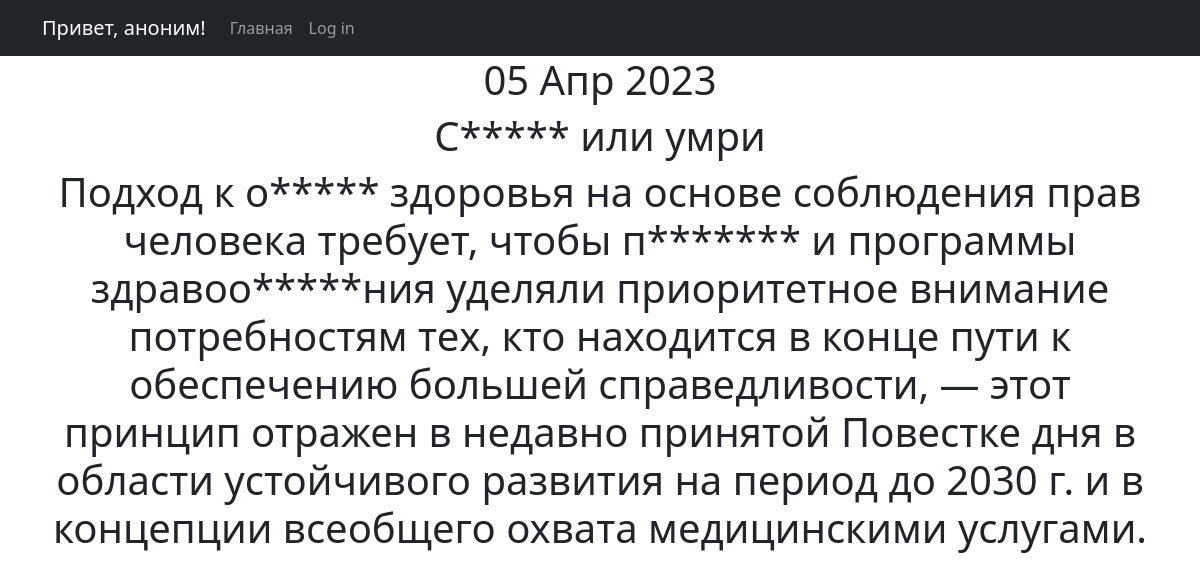
Screenshot of /news/1 with the database file from the repository.
### News_Portal/models.py (models this page shows, shortened)
class Post(models.Model):
    author = models.ForeignKey(Author, on_delete=models.CASCADE)
    type = models.CharField(max_length=2, choices=TYPES, default="news")
    creation_time = models.DateTimeField(auto_now_add=True)
    category = models.ManyToManyField(Category, through="PostCategory")
    title = models.CharField(max_length=255, default="Новость часа")
    text = models.TextField(default="а мы уже пишем")
    rating = models.FloatField(default=0.0)

### News_Portal/views.py (the view)
# urls.py: path("<int:pk>", NewsDetail.as_view(), name="news_detail"),
class NewsDetail(DetailView):
    model = Post
    template_name = "post.html"
    context_object_name = "post"

### News_Portal/templatetags/custom_filters.py (called while the page is built)
@register.filter()
def censor(text):
    if not isinstance(text, str):
        raise ValueError("мы только тексты цензурируем в нашей редакции")
    for bad_word in BANNED_WORDS:
        if bad_word in text:
            censored = bad_word[0] + ("*" * (len(bad_word) - 1))
            text = text.replace(bad_word, censored)
        if bad_word.capitalize() in text:
            censored = bad_word[0].capitalize() + ("*" * (len(bad_word) - 1))
            text = text.replace(bad_word, censored)
    return text

### News_Portal/templates/post.html (shortened to what this page needs)
{% extends 'flatpages/default.html' %}
{% load custom_filters %}
{% block content %}
<h1>{{ post.creation_time|date:'d M Y' }}</h1>
<h1>{{ post.title|censor }}</h1>
<h1>{{ post.text|censor }}</h1>
{% endblock content %}

### rows the page displays
Post: creation_time "05 Апр 2023", title|censor "С***** или умри", text|censor "Подход к о***** здоровья на основе соблюдения прав человека требует, чтобы п******* и программы здравоо*****ния уделяли приоритетное внимание потребностям тех, кто находится в конце пути к обеспечению большей справедливости, ― этот принцип отражен в недавно принятой Повестке дня в области устойчивого развития на период до 2030 г. и в концепции всеобщего охвата медицинскими услугами."
